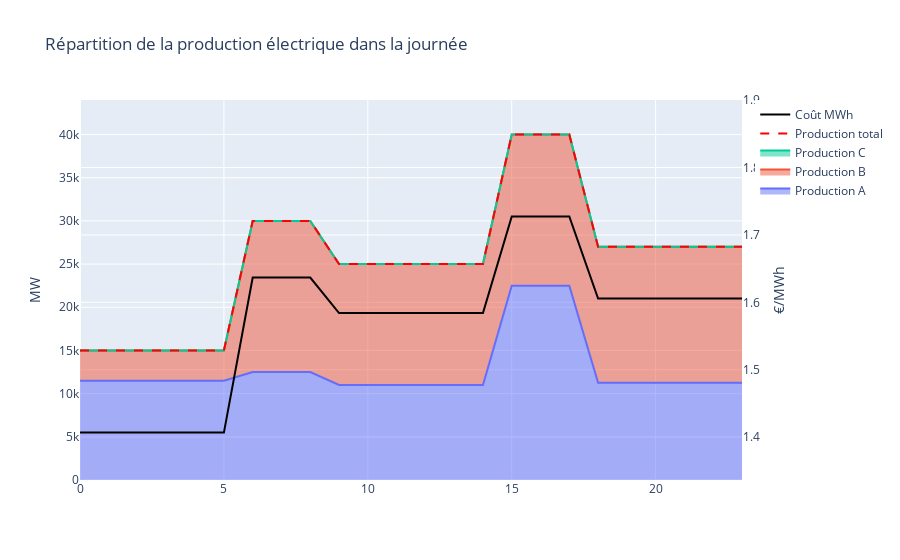

Notebook code for this chart:
### Code cell
def df_results2(dict_N,dict_P,dict_XX):
    df = pd.DataFrame()
    df["h"] = range(24) 
    df["Consommation (MW)"] = consommation
    df["Production total"] = 0
    df["Coût total"] = 0
    for X in dict_XX:
        df[f"Nb centrale {X}"] = [int(dict_N[X,t].X) for t in range(24)]
        df[f"Puissance tot {X}"] = [dict_P[X,t].X for t in range(24)]
        df[f"Coût {X}"] = [dict_N[X,t].X * dict_XX[X].Cbase + (dict_P[X,t].X - dict_N[X,t].X * dict_XX[X].Pmin) * dict_XX[X].Cmwh for t in range(24)]
        df["Production total"] += df[f"Puissance tot {X}"]
        df["Coût total"] += df[f"Coût {X}"]
    df["Coût MWh"] = df["Coût total"]/df["Production total"]
    return df
df = df_results2(dict_N=dict_N,dict_P=dict_P,dict_XX=dict_2)
fig = Results_viz(df)
fig.show()

### Figure 1 — Plotly figure (JSON) as saved in the notebook; plotly's stock layout.template omitted (floating-point values rounded to 4 significant figures)
{"data": [{"fill": "tonexty", "name": "Production A", "type": "scatter", "x": [0, 1, 2, 3, 4, 5, 6, 7, 8, 9, 10, 11, 12, 13, 14, 15, 16, 17, 18, 19, 20, 21, 22, 23], "y": [11500, 11500, 11500, 11500, 11500, 11500, 12500, 12500, 12500, 11000, 11000, 11000, 11000, 11000, 11000, 22500, 22500, 22500, 11250, 11250, 11250, 11250, 11250, 11250]}, {"fill": "tonexty", "name": "Production B", "type": "scatter", "x": [0, 1, 2, 3, 4, 5, 6, 7, 8, 9, 10, 11, 12, 13, 14, 15, 16, 17, 18, 19, 20, 21, 22, 23], "y": [15000, 15000, 15000, 15000, 15000, 15000, 30000, 30000, 30000, 25000, 25000, 25000, 25000, 25000, 25000, 40000, 40000, 40000, 27000, 27000, 27000, 27000, 27000, 27000]}, {"fill": "tonexty", "name": "Production C", "type": "scatter", "x": [0, 1, 2, 3, 4, 5, 6, 7, 8, 9, 10, 11, 12, 13, 14, 15, 16, 17, 18, 19, 20, 21, 22, 23], "y": [15000, 15000, 15000, 15000, 15000, 15000, 30000, 30000, 30000, 25000, 25000, 25000, 25000, 25000, 25000, 40000, 40000, 40000, 27000, 27000, 27000, 27000, 27000, 27000]}, {"line": {"color": "red", "dash": "dash"}, "name": "Production total", "type": "scatter", "x": [0, 1, 2, 3, 4, 5, 6, 7, 8, 9, 10, 11, 12, 13, 14, 15, 16, 17, 18, 19, 20, 21, 22, 23], "y": [15000, 15000, 15000, 15000, 15000, 15000, 30000, 30000, 30000, 25000, 25000, 25000, 25000, 25000, 25000, 40000, 40000, 40000, 27000, 27000, 27000, 27000, 27000, 27000]}, {"line": {"color": "black"}, "name": "Coût MWh", "type": "scatter", "x": [0, 1, 2, 3, 4, 5, 6, 7, 8, 9, 10, 11, 12, 13, 14, 15, 16, 17, 18, 19, 20, 21, 22, 23], "y": [1.407, 1.407, 1.407, 1.407, 1.407, 1.407, 1.637, 1.637, 1.637, 1.584, 1.584, 1.584, 1.584, 1.584, 1.584, 1.728, 1.728, 1.728, 1.606, 1.606, 1.606, 1.606, 1.606, 1.606], "yaxis": "y2"}], "layout": {"hovermode": "x", "title": {"text": "Répartition de la production électrique dans la journée"}, "yaxis": {"range": [0, 44000], "title": {"text": "MW"}}, "yaxis2": {"anchor": "free", "overlaying": "y", "position": 1, "range": [1.336, 1.9], "side": "right", "title": {"text": "€/MWh"}}}}
